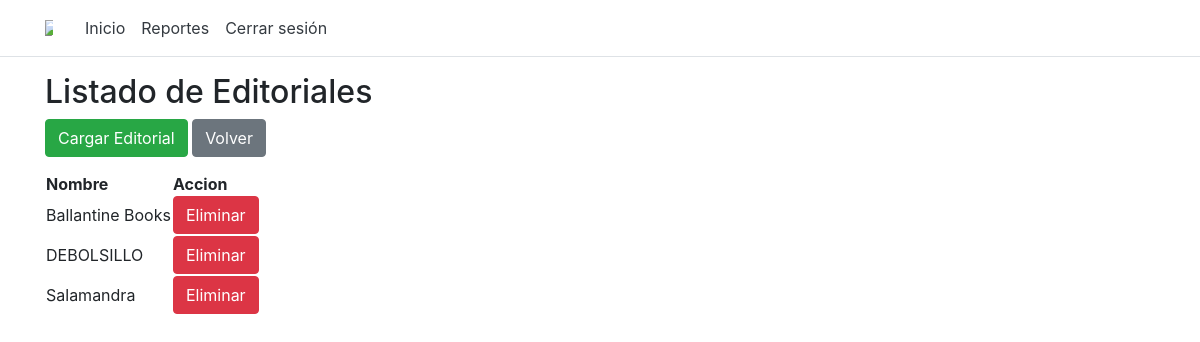
The page /listEditoriales/ (signed in) on the database its author committed.
### app/models.py (models this page shows, shortened)
class Editorial(models.Model):
    id = models.AutoField(primary_key=True)
    nombre = models.CharField(max_length=50,unique=True)

### app/views.py (the view)
# urls.py: path('listEditoriales/', views.listEditoriales),
def listEditoriales(request):
    editoriales = Editorial.objects.all()
    return render(request, "admin/listOfEditoriales.html", {'editoriales': editoriales})

### app/models.py (called while the page is built)
    @property
    def is_active(self):
        return self.active

    @property
    def is_superuser(self):
        return self.superuser

### app/templates/admin/listOfEditoriales.html (shortened to what this page needs)
{% extends 'default/layout.html' %}
{% block admin %}
<h2>Listado de Editoriales</h2>
<div class="btn-group" role="group" aria-label="Basic example">
<form method="get" action="/createEditorial">
    <button class="btn btn-success" type="submit">Cargar Editorial</button>
  </form>
<form method="get" action="/inicio">
    <button class="btn btn-secondary" type="submit">Volver</button>
</form>
</div>
<table>
    <thead>
        <tr>
            <th>Nombre</th>
            <th>Accion</th>
        </tr>
    </thead>
    <tbody>
        {% for editorial in editoriales %}
        <tr>
            <td>{{ editorial.nombre }}</td>
            <td><a class="btn btn-danger" role="button" href="/deleteEditorial/{{ editorial.id }}"
          onClick="return confirm('¿Seguro que quieres borrar a {{editorial.nombre}}?');">
            Eliminar</a></td>
        </tr>
        {% endfor %}
    </tbody>
</table>
{% endblock %}

### rows shown on the page
Editorial: nombre "Ballantine Books"
Editorial: nombre "DEBOLSILLO"
Editorial: nombre "Salamandra"
